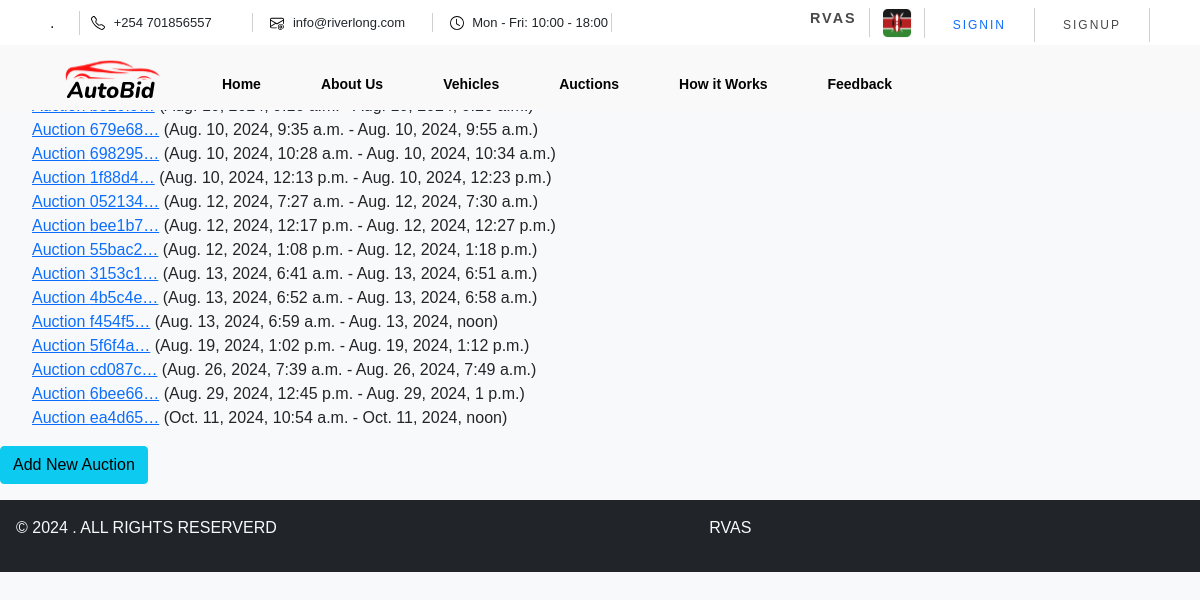
Page /auctions/ on the committed database.
### vehicles/models.py (models this page shows, shortened)
class Auction(models.Model):
    auction_id = models.UUIDField(default=uuid.uuid4, editable=False, unique=True)
    start_date = models.DateTimeField()
    end_date = models.DateTimeField()
    created_at = models.DateTimeField(auto_now_add=True)
    vehicles = models.ManyToManyField('Vehicle', related_name='auctions')
    approved = models.BooleanField(default=False)

### vehicles/views.py (the view)
# urls.py: path('auctions/', views.auction_list, name='auction_list'),
def auction_list(request):
    auctions = Auction.objects.all()
    return render(request, 'admin/auctions.html', {'auctions': auctions})

### vehicles/templates/Admin/auctions.html
{% extends "vehicles/base.html" %}
{% block content %}
<h2>Auctions</h2>
<ul>
    {% for auction in auctions %}
    <li>
        <a href="{% url 'auction_detail' auction.pk %}">Auction {{ auction.auction_id|truncatechars:7 }}</a> ({{ auction.start_date }} - {{ auction.end_date }})
    </li>
    {% endfor %}
</ul>
<a class="btn btn-info" href="{% url 'auction_add' %}">Add New Auction</a>
{% endblock %}

### vehicles/static/vehicles/css/styles.css (style rules this page uses)
* { margin: 0; padding: 0; box-sizing: border-box; list-style: none; text-decoration: none; font-family: Arial, sans-serif; }

### rows in the picture
Auction: auction_id "679e68…", start_date "Aug. 10, 2024, 9:35 a.m.", end_date "Aug. 10, 2024, 9:55 a.m."
Auction: auction_id "698295…", start_date "Aug. 10, 2024, 10:28 a.m.", end_date "Aug. 10, 2024, 10:34 a.m."
Auction: auction_id "1f88d4…", start_date "Aug. 10, 2024, 12:13 p.m.", end_date "Aug. 10, 2024, 12:23 p.m."
Auction: auction_id "052134…", start_date "Aug. 12, 2024, 7:27 a.m.", end_date "Aug. 12, 2024, 7:30 a.m."
Auction: auction_id "bee1b7…", start_date "Aug. 12, 2024, 12:17 p.m.", end_date "Aug. 12, 2024, 12:27 p.m."
Auction: auction_id "55bac2…", start_date "Aug. 12, 2024, 1:08 p.m.", end_date "Aug. 12, 2024, 1:18 p.m."
Auction: auction_id "3153c1…", start_date "Aug. 13, 2024, 6:41 a.m.", end_date "Aug. 13, 2024, 6:51 a.m."
Auction: auction_id "4b5c4e…", start_date "Aug. 13, 2024, 6:52 a.m.", end_date "Aug. 13, 2024, 6:58 a.m."
Auction: auction_id "f454f5…", start_date "Aug. 13, 2024, 6:59 a.m.", end_date "Aug. 13, 2024, noon"
Auction: auction_id "5f6f4a…", start_date "Aug. 19, 2024, 1:02 p.m.", end_date "Aug. 19, 2024, 1:12 p.m."
Auction: auction_id "cd087c…", start_date "Aug. 26, 2024, 7:39 a.m.", end_date "Aug. 26, 2024, 7:49 a.m."
Auction: auction_id "6bee66…", start_date "Aug. 29, 2024, 12:45 p.m.", end_date "Aug. 29, 2024, 1 p.m."
Auction: auction_id "ea4d65…", start_date "Oct. 11, 2024, 10:54 a.m.", end_date "Oct. 11, 2024, noon"
